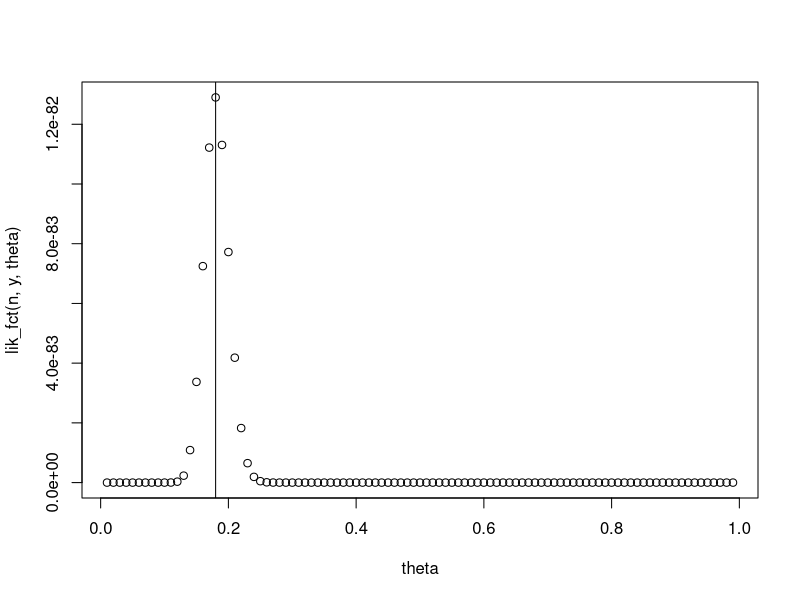

Write the R code that produced this figure.
## ---- chunk 1
knitr::opts_chunk$set(echo = FALSE)
## ---- chunk 2
## fonction likelihood (loi binomiale)
y<-72
n<-400
lik_fct<-function(n,y,theta){return(theta^y*(1-theta)^(n-y))}
theta<-seq(from=0.01, to=0.99, by=0.01)
plot(theta, lik_fct(n,y, theta))
abline(v=y/n)


## ---- chunk 3

# conservative vs liberal
# ! succès = répondre non !
0.5*dbinom(x = 0, size = 5, prob = 0.8)/(0.5*dbinom(x = 0, size = 5, prob = 0.8)+0.5*dbinom(x = 0, size = 5, prob = 0.3))
0.5*dbinom(x = 0, size = 5, prob = 0.3)/(0.5*dbinom(x = 0, size = 5, prob = 0.8)+0.5*dbinom(x = 0, size = 5, prob = 0.3))

# coin
postprob<-function(t=c(1/2, 7/10, 3/10), prior=c(0.4, 0.3, 0.3),
                   size=4, n=2){
    
         tmp<-vector()
         for (i in 1:length(t)){
             tmp[i]<-prior[i]*dbinom(x = n, size = size, prob = t[i])
            }
         return(tmp)
     }

a<-postprob(n=2)
a/sum(a)

